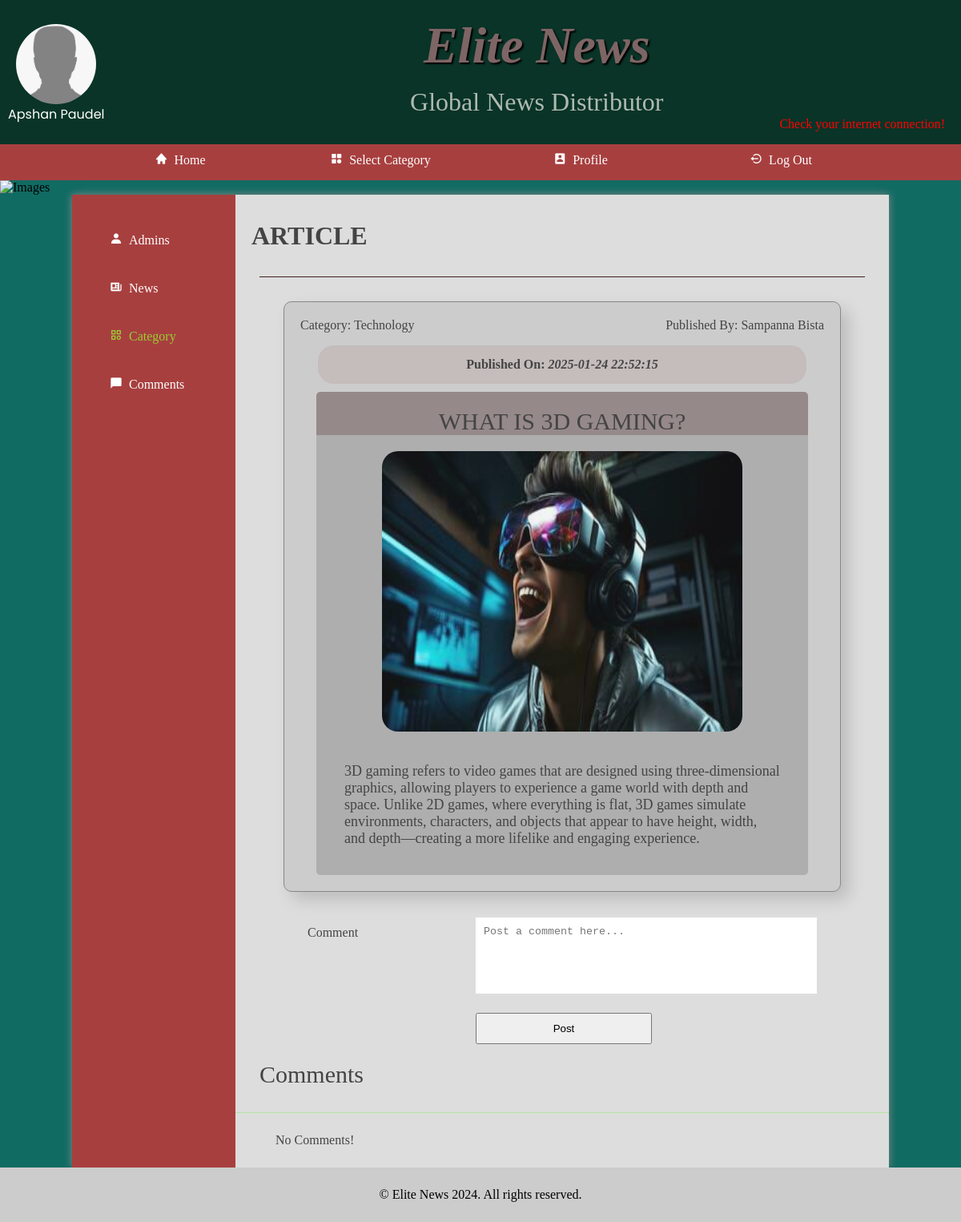
The page /fullArticle.php?id=2 (signed in) on the database its author committed.
### tables this page shows
CREATE TABLE `article` (
  `id` int(5) NOT NULL,
  `title` varchar(100) NOT NULL,
  `content` text NOT NULL,
  `category` varchar(100) NOT NULL,
  `publishDate` datetime NOT NULL DEFAULT current_timestamp(),
  `image` varchar(100) NOT NULL,
  `publishedBy` varchar(100) NOT NULL
);

### fullArticle.php (the view, shortened to what this page needs)
<?php
include('commentDB.php');
$id = $_GET['id'];
require('layout.php');
?>
			<section class = "news_list_container">
                <h2 id = "heading">ARTICLE</h2>
			</section>
			<div class = "article_cont">
		   <?php
				$statemnt = $connection->prepare("SELECT * FROM `assignment1`.`article` WHERE id = '$id'");
				$statemnt->execute();
				$results = $statemnt->fetch(PDO::FETCH_NUM);
			?>
				<div class = "evr_news">
					<p style = "float: left;">Category:&nbsp;<?php echo $results[3]; ?></p>
					<p style = "float: right;">Published By:&nbsp;<?php echo $results[6]; ?></p>
				<div class = "atcDate">
					<label>Published On:&nbsp;</label><em><?php echo $results[4]; ?></em>
				</div>
					<div class = "news_ttl"><?php echo $results[1]; ?></div>
					<div class = "news_image"><img src = "public/images/articles/
					<?php
					if ($results[5]){
					 echo $results[5];
					}
					else{
						echo "placeholder.png";
					}
					?>"
					alt = "News Article Image">
					</div>
				<article class = "news_atcl">
				<?php echo $results[2]; ?>
				</article>
			</div>
			<form method = "POST" class = "comment_form">
				<label>Comment</label> <textarea name="commentText" placeholder = "Post a comment here..." rows="5" required></textarea>
				<input type = "submit" name = "post" value = "Post">
			</form>
		</div>
                <h3 style = "margin: 30px; font-size: 30px; font-weight: lighter;">Comments</h3>
		<div class = "all_comments">
		<?php
                $statemnt = $connection->prepare("SELECT * FROM `assignment1`.`comment`");
                $statemnt->execute();
				if ($statemnt->rowCount() > 0){
                while ($comResult = $statemnt->fetch(PDO::FETCH_NUM)){
					if ($comResult[3] == $id){
					?>
			<div class = "comments">
				<div class = "username"><a href = "userComment.php?name=<?php echo $comResult[1]; ?>"><?php echo $comResult[1]; ?></a>&nbsp;•<em><?php echo $comResult[4]; ?></em></div>
				<div class = "commentTxt"><?php echo $comResult[2]; ?></div>
			</div>
			<?php }
		}
	}else{
		echo "<div class = 'comments'>No Comments!</div";
	}
			?>
		</div>
		</main>
		<footer>
			&copy; Elite News 2024. All rights reserved.
		</footer>
	</body>
</html>

### styles.css (style rules this page uses)
* { margin: 0; padding: 0; }
html { font-family: 'Oxygen-Regular', times, verdana, sans-serif; }
body { background-color: #106b63; }
main h2 { font-size:2em; }
p, li, h2 { margin-bottom: 1em; }
.article_cont { padding-top: 2em; border-top: 1px solid #421f1f; padding: 30px; margin: 30px; }
.comment_form { border-top: transparent; margin-bottom: 20px; margin-top: -70px; }
.all_comments { border-top:1px solid #b4e3a4; display: flex; flex-direction: column-reverse; }
.comments { margin: 25px 50px; }
.atcDate { clear: both; margin-top: 10px; background-color: rgba(197, 188, 188, 0.943); padding: 15px; margin-left: 22px; margin-right: 22px; font-weight: bolder; border-radius: 20px; text-align: center; margin-bottom: 10px; }
.news_image { text-align: center; background-color: rgba(136, 136, 136, 0.432); margin-left: 20px; margin-right: 20px; padding-top: 20px; }
.news_image img { height: 350px; width: 450px; border-radius: 20px; opacity: 0.9; }
.evr_news { background-color: #ccc; box-shadow: 10px 10px 20px rgba(0, 0, 0, 0.15); border: 1px solid #888; border-radius: 10px; padding: 20px; margin-bottom: 50px; }
.news_ttl { border-top-left-radius: 5px; border-top-right-radius: 5px; padding-top: 20px; text-align: center; font-size: 30px; margin-left: 20px; margin-right: 20px; background-color: rgba(79, 49, 49, 0.432); }
.news_atcl { border-bottom-left-radius: 5px; border-bottom-right-radius: 5px; padding: 35px; font-size: 18px; background-color: rgba(136, 136, 136, 0.432); margin-left: 20px; margin-right: 20px; }
form, .details, .aboutussec { padding-top: 2em; margin-top: 2em; margin-left: 20px; border-top: 1px solid #888; }
form select, form label, form input { float: left; width: 200px; padding: 10px; margin-top: 20px; }
form label { clear: left; }
textarea { width: 60%; padding: 10px; margin-top: 20px; resize: none; outline: none; border: transparent; }
input[type="submit"] { clear: both; margin-left: 220px; width: 220px; cursor: pointer; margin-bottom: 20px; }
footer { text-align: center; background-color: #ccc; padding: 25px; }
.news_list_container { margin-left: 20px; }

### rows shown on the page
article: category "Technology", publishedBy "Sampanna Bista", publishDate "2025-01-24 22:52:15", title "WHAT IS 3D GAMING?", image (picture), content "3D gaming refers to video games that are designed using three-dimensional graphics, allowing players to experience a game world with depth and space. Unlike 2D games, where everything is flat, 3D games simulate environments, characters, and objects that appear to have height, width, and depth—creating a more lifelike and engaging experience."

### other values the page prints
$nameOfUser "Apshan Paudel"
